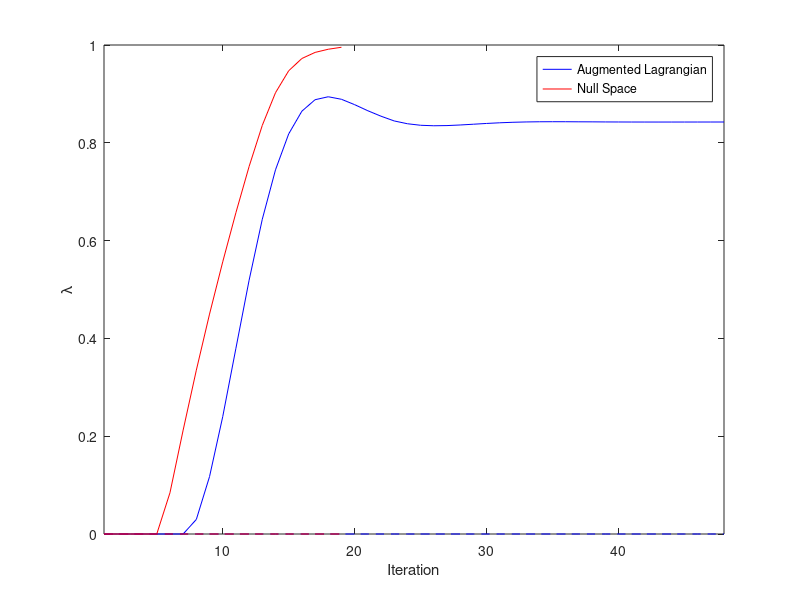

This chart was generated by the following MATLAB code:
load("AugmentedLagrAcademic1.mat")
a.cost  = c;
a.const = h;
a.dual  = d;
a.iter  = 1:length(c);

load("NullSpaceAcademicT1.mat")
n.cost  = c;
n.const = h;
n.dual  = d;
n.iter  = 1:length(c);

load("fminconIPOPTacademic1.mat")
i.cost  = c;
i.const = h;
i.iter  = 1:length(c);

load("fminconSQPacademic1.mat")
s.cost  = c;
s.const = h;
s.iter  = 1:length(c);

% subplot(1,2,1)
% plot(a.iter,a.cost,'b',n.iter,n.cost,'g',i.iter,i.cost,'c',s.iter,s.cost,'r')
% xlabel('Iteration')
% ylabel('Cost f(x)')
% legend('Augmented Lagrangian','Null Space','IPOPT','SQP')
% 
% 
% subplot(1,2,2)
% plot(a.iter,a.const(1,:),'b',n.iter,n.const(1,:),'g',i.iter,i.const(1,:),'c',s.iter,s.const(1,:),'r',...
%     a.iter,a.const(2,:),'b--',n.iter,n.const(2,:),'g--',i.iter,i.const(2,:),'c--',...
%     s.iter,s.const(2,:),'r--')
% xlabel('Iteration')
% ylabel('Constraints')
% legend('Augmented Lagrangian','Null Space','IPOPT','SQP')

figure()
plot(a.iter,a.dual(1,:),'b',n.iter,n.dual(1,:),'r',a.iter,a.dual(2,:),'b--',n.iter,n.dual(2,:),'r--')
xlabel('Iteration')
ylabel('\lambda')
xlim([1,a.iter(end)])
legend('Augmented Lagrangian','Null Space')
